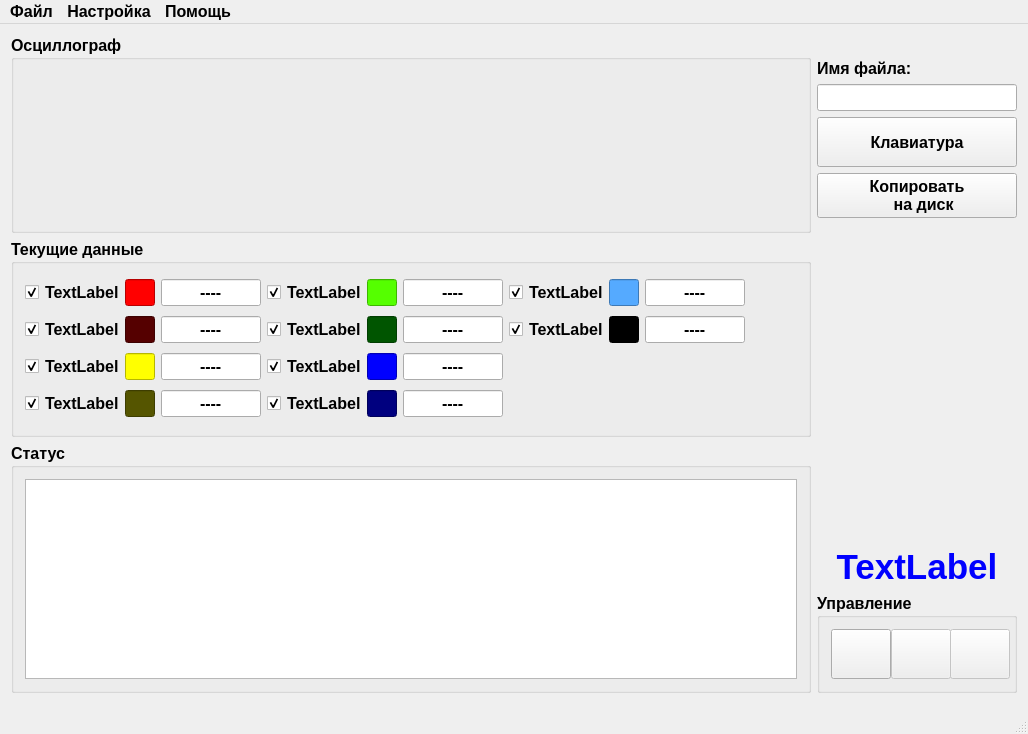
<?xml version="1.0" encoding="UTF-8"?>
<ui version="4.0">
 <class>MainWindow</class>
 <widget class="QMainWindow" name="MainWindow">
  <property name="geometry">
   <rect>
    <x>0</x>
    <y>0</y>
    <width>1028</width>
    <height>734</height>
   </rect>
  </property>
  <property name="sizePolicy">
   <sizepolicy hsizetype="Preferred" vsizetype="Preferred">
    <horstretch>0</horstretch>
    <verstretch>0</verstretch>
   </sizepolicy>
  </property>
  <property name="font">
   <font>
    <family>MS Shell Dlg 2</family>
    <pointsize>12</pointsize>
    <weight>75</weight>
    <bold>true</bold>
   </font>
  </property>
  <property name="windowTitle">
   <string>Дробилка</string>
  </property>
  <widget class="QWidget" name="centralWidget">
   <property name="sizePolicy">
    <sizepolicy hsizetype="Preferred" vsizetype="Preferred">
     <horstretch>0</horstretch>
     <verstretch>0</verstretch>
    </sizepolicy>
   </property>
   <property name="font">
    <font>
     <family>MS Shell Dlg 2</family>
    </font>
   </property>
   <layout class="QHBoxLayout" name="horizontalLayout">
    <item>
     <layout class="QVBoxLayout" name="verticalLayout_2">
      <item>
       <widget class="QGroupBox" name="gb_plot">
        <property name="sizePolicy">
         <sizepolicy hsizetype="Preferred" vsizetype="Preferred">
          <horstretch>0</horstretch>
          <verstretch>0</verstretch>
         </sizepolicy>
        </property>
        <property name="title">
         <string>Осциллограф</string>
        </property>
        <layout class="QGridLayout" name="gridLayout_2"/>
       </widget>
      </item>
      <item>
       <widget class="QGroupBox" name="gb_actualData">
        <property name="title">
         <string>Текущие данные</string>
        </property>
        <layout class="QGridLayout" name="gridLayout_3">
         <item row="3" column="5">
          <widget class="QCheckBox" name="en_ch_8">
           <property name="text">
            <string/>
           </property>
           <property name="checked">
            <bool>true</bool>
           </property>
          </widget>
         </item>
         <item row="2" column="5">
          <widget class="QCheckBox" name="en_ch_7">
           <property name="text">
            <string/>
           </property>
           <property name="checked">
            <bool>true</bool>
           </property>
          </widget>
         </item>
         <item row="1" column="5">
          <widget class="QCheckBox" name="en_ch_6">
           <property name="text">
            <string/>
           </property>
           <property name="checked">
            <bool>true</bool>
           </property>
          </widget>
         </item>
         <item row="3" column="8">
          <widget class="QLineEdit" name="tb_ch8">
           <property name="maximumSize">
            <size>
             <width>100</width>
             <height>16777215</height>
            </size>
           </property>
           <property name="text">
            <string>----</string>
           </property>
           <property name="alignment">
            <set>Qt::AlignCenter</set>
           </property>
           <property name="readOnly">
            <bool>true</bool>
           </property>
          </widget>
         </item>
         <item row="0" column="0">
          <widget class="QCheckBox" name="en_ch_1">
           <property name="minimumSize">
            <size>
             <width>0</width>
             <height>0</height>
            </size>
           </property>
           <property name="styleSheet">
            <string notr="true"/>
           </property>
           <property name="text">
            <string/>
           </property>
           <property name="checked">
            <bool>true</bool>
           </property>
          </widget>
         </item>
         <item row="1" column="1">
          <widget class="QLabel" name="pv_label_2">
           <property name="maximumSize">
            <size>
             <width>200</width>
             <height>16777215</height>
            </size>
           </property>
           <property name="text">
            <string>TextLabel</string>
           </property>
          </widget>
         </item>
         <item row="0" column="5">
          <widget class="QCheckBox" name="en_ch_5">
           <property name="text">
            <string/>
           </property>
           <property name="checked">
            <bool>true</bool>
           </property>
          </widget>
         </item>
         <item row="2" column="0">
          <widget class="QCheckBox" name="en_ch_3">
           <property name="text">
            <string/>
           </property>
           <property name="checked">
            <bool>true</bool>
           </property>
          </widget>
         </item>
         <item row="0" column="8">
          <widget class="QLineEdit" name="tb_ch5">
           <property name="maximumSize">
            <size>
             <width>100</width>
             <height>16777215</height>
            </size>
           </property>
           <property name="text">
            <string>----</string>
           </property>
           <property name="alignment">
            <set>Qt::AlignCenter</set>
           </property>
           <property name="readOnly">
            <bool>true</bool>
           </property>
          </widget>
         </item>
         <item row="2" column="8">
          <widget class="QLineEdit" name="tb_ch7">
           <property name="maximumSize">
            <size>
             <width>100</width>
             <height>16777215</height>
            </size>
           </property>
           <property name="text">
            <string>----</string>
           </property>
           <property name="alignment">
            <set>Qt::AlignCenter</set>
           </property>
           <property name="readOnly">
            <bool>true</bool>
           </property>
          </widget>
         </item>
         <item row="3" column="6">
          <widget class="QLabel" name="pv_label_8">
           <property name="maximumSize">
            <size>
             <width>200</width>
             <height>16777215</height>
            </size>
           </property>
           <property name="text">
            <string>TextLabel</string>
           </property>
          </widget>
         </item>
         <item row="2" column="4">
          <widget class="QLineEdit" name="tb_ch3">
           <property name="maximumSize">
            <size>
             <width>100</width>
             <height>16777215</height>
            </size>
           </property>
           <property name="text">
            <string>----</string>
           </property>
           <property name="alignment">
            <set>Qt::AlignCenter</set>
           </property>
           <property name="readOnly">
            <bool>true</bool>
           </property>
          </widget>
         </item>
         <item row="3" column="4">
          <widget class="QLineEdit" name="tb_ch4">
           <property name="maximumSize">
            <size>
             <width>100</width>
             <height>16777215</height>
            </size>
           </property>
           <property name="text">
            <string>----</string>
           </property>
           <property name="alignment">
            <set>Qt::AlignCenter</set>
           </property>
           <property name="readOnly">
            <bool>true</bool>
           </property>
          </widget>
         </item>
         <item row="1" column="8">
          <widget class="QLineEdit" name="tb_ch6">
           <property name="maximumSize">
            <size>
             <width>100</width>
             <height>16777215</height>
            </size>
           </property>
           <property name="text">
            <string>----</string>
           </property>
           <property name="alignment">
            <set>Qt::AlignCenter</set>
           </property>
           <property name="readOnly">
            <bool>true</bool>
           </property>
          </widget>
         </item>
         <item row="1" column="4">
          <widget class="QLineEdit" name="tb_ch2">
           <property name="minimumSize">
            <size>
             <width>0</width>
             <height>27</height>
            </size>
           </property>
           <property name="maximumSize">
            <size>
             <width>100</width>
             <height>16777215</height>
            </size>
           </property>
           <property name="text">
            <string>----</string>
           </property>
           <property name="alignment">
            <set>Qt::AlignCenter</set>
           </property>
           <property name="readOnly">
            <bool>true</bool>
           </property>
          </widget>
         </item>
         <item row="0" column="4">
          <widget class="QLineEdit" name="tb_ch1">
           <property name="minimumSize">
            <size>
             <width>0</width>
             <height>27</height>
            </size>
           </property>
           <property name="maximumSize">
            <size>
             <width>100</width>
             <height>16777215</height>
            </size>
           </property>
           <property name="text">
            <string>----</string>
           </property>
           <property name="alignment">
            <set>Qt::AlignCenter</set>
           </property>
           <property name="readOnly">
            <bool>true</bool>
           </property>
          </widget>
         </item>
         <item row="2" column="1">
          <widget class="QLabel" name="pv_label_3">
           <property name="maximumSize">
            <size>
             <width>200</width>
             <height>16777215</height>
            </size>
           </property>
           <property name="text">
            <string>TextLabel</string>
           </property>
          </widget>
         </item>
         <item row="1" column="6">
          <widget class="QLabel" name="pv_label_6">
           <property name="maximumSize">
            <size>
             <width>200</width>
             <height>16777215</height>
            </size>
           </property>
           <property name="text">
            <string>TextLabel</string>
           </property>
          </widget>
         </item>
         <item row="1" column="0">
          <widget class="QCheckBox" name="en_ch_2">
           <property name="text">
            <string/>
           </property>
           <property name="checked">
            <bool>true</bool>
           </property>
          </widget>
         </item>
         <item row="3" column="0">
          <widget class="QCheckBox" name="en_ch_4">
           <property name="text">
            <string/>
           </property>
           <property name="checked">
            <bool>true</bool>
           </property>
          </widget>
         </item>
         <item row="2" column="6">
          <widget class="QLabel" name="pv_label_7">
           <property name="maximumSize">
            <size>
             <width>200</width>
             <height>16777215</height>
            </size>
           </property>
           <property name="text">
            <string>TextLabel</string>
           </property>
          </widget>
         </item>
         <item row="3" column="1">
          <widget class="QLabel" name="pv_label_4">
           <property name="maximumSize">
            <size>
             <width>200</width>
             <height>16777215</height>
            </size>
           </property>
           <property name="text">
            <string>TextLabel</string>
           </property>
          </widget>
         </item>
         <item row="0" column="6">
          <widget class="QLabel" name="pv_label_5">
           <property name="maximumSize">
            <size>
             <width>200</width>
             <height>16777215</height>
            </size>
           </property>
           <property name="text">
            <string>TextLabel</string>
           </property>
          </widget>
         </item>
         <item row="0" column="1">
          <widget class="QLabel" name="pv_label_1">
           <property name="maximumSize">
            <size>
             <width>200</width>
             <height>16777215</height>
            </size>
           </property>
           <property name="text">
            <string>TextLabel</string>
           </property>
          </widget>
         </item>
         <item row="1" column="3">
          <widget class="QLineEdit" name="lineEdit_2">
           <property name="maximumSize">
            <size>
             <width>30</width>
             <height>16777215</height>
            </size>
           </property>
           <property name="styleSheet">
            <string notr="true">background-color: rgb(85, 0, 0);</string>
           </property>
          </widget>
         </item>
         <item row="2" column="3">
          <widget class="QLineEdit" name="lineEdit_3">
           <property name="maximumSize">
            <size>
             <width>30</width>
             <height>16777215</height>
            </size>
           </property>
           <property name="styleSheet">
            <string notr="true">background-color: rgb(255, 255, 0);</string>
           </property>
          </widget>
         </item>
         <item row="0" column="3">
          <widget class="QLineEdit" name="lineEdit">
           <property name="minimumSize">
            <size>
             <width>0</width>
             <height>0</height>
            </size>
           </property>
           <property name="maximumSize">
            <size>
             <width>30</width>
             <height>16777215</height>
            </size>
           </property>
           <property name="styleSheet">
            <string notr="true">background-color: rgb(255, 0, 0);</string>
           </property>
          </widget>
         </item>
         <item row="3" column="3">
          <widget class="QLineEdit" name="lineEdit_4">
           <property name="maximumSize">
            <size>
             <width>30</width>
             <height>16777215</height>
            </size>
           </property>
           <property name="styleSheet">
            <string notr="true">background-color: rgb(85, 85, 0);</string>
           </property>
          </widget>
         </item>
         <item row="0" column="7">
          <widget class="QLineEdit" name="lineEdit_5">
           <property name="maximumSize">
            <size>
             <width>30</width>
             <height>16777215</height>
            </size>
           </property>
           <property name="styleSheet">
            <string notr="true">background-color: rgb(85, 255, 0);</string>
           </property>
          </widget>
         </item>
         <item row="1" column="7">
          <widget class="QLineEdit" name="lineEdit_6">
           <property name="maximumSize">
            <size>
             <width>30</width>
             <height>16777215</height>
            </size>
           </property>
           <property name="styleSheet">
            <string notr="true">background-color: rgb(0, 85, 0);</string>
           </property>
          </widget>
         </item>
         <item row="2" column="7">
          <widget class="QLineEdit" name="lineEdit_7">
           <property name="maximumSize">
            <size>
             <width>30</width>
             <height>16777215</height>
            </size>
           </property>
           <property name="styleSheet">
            <string notr="true">background-color: rgb(0, 0, 255);</string>
           </property>
          </widget>
         </item>
         <item row="3" column="7">
          <widget class="QLineEdit" name="lineEdit_8">
           <property name="maximumSize">
            <size>
             <width>30</width>
             <height>16777215</height>
            </size>
           </property>
           <property name="styleSheet">
            <string notr="true">background-color: rgb(0, 0, 127);</string>
           </property>
          </widget>
         </item>
         <item row="0" column="13">
          <widget class="QLabel" name="pv_label_9">
           <property name="text">
            <string>TextLabel</string>
           </property>
          </widget>
         </item>
         <item row="0" column="11">
          <widget class="QCheckBox" name="en_ch_9">
           <property name="text">
            <string/>
           </property>
           <property name="checked">
            <bool>true</bool>
           </property>
          </widget>
         </item>
         <item row="0" column="14">
          <widget class="QLineEdit" name="lineEdit_9">
           <property name="maximumSize">
            <size>
             <width>30</width>
             <height>16777215</height>
            </size>
           </property>
           <property name="styleSheet">
            <string notr="true">background-color: rgb(85, 170, 255);</string>
           </property>
          </widget>
         </item>
         <item row="0" column="16">
          <spacer name="horizontalSpacer_2">
           <property name="orientation">
            <enum>Qt::Horizontal</enum>
           </property>
           <property name="sizeHint" stdset="0">
            <size>
             <width>40</width>
             <height>20</height>
            </size>
           </property>
          </spacer>
         </item>
         <item row="0" column="15">
          <widget class="QLineEdit" name="tb_ch9">
           <property name="maximumSize">
            <size>
             <width>100</width>
             <height>16777215</height>
            </size>
           </property>
           <property name="text">
            <string>----</string>
           </property>
           <property name="alignment">
            <set>Qt::AlignCenter</set>
           </property>
          </widget>
         </item>
         <item row="1" column="11">
          <widget class="QCheckBox" name="en_ch_10">
           <property name="enabled">
            <bool>true</bool>
           </property>
           <property name="text">
            <string/>
           </property>
           <property name="checked">
            <bool>true</bool>
           </property>
          </widget>
         </item>
         <item row="1" column="13">
          <widget class="QLabel" name="pv_label_10">
           <property name="enabled">
            <bool>true</bool>
           </property>
           <property name="text">
            <string>TextLabel</string>
           </property>
          </widget>
         </item>
         <item row="1" column="14">
          <widget class="QLineEdit" name="lineEdit_10">
           <property name="enabled">
            <bool>true</bool>
           </property>
           <property name="maximumSize">
            <size>
             <width>30</width>
             <height>16777215</height>
            </size>
           </property>
           <property name="styleSheet">
            <string notr="true">background-color: rgb(0, 0, 0);</string>
           </property>
          </widget>
         </item>
         <item row="1" column="15">
          <widget class="QLineEdit" name="tb_ch10">
           <property name="enabled">
            <bool>true</bool>
           </property>
           <property name="maximumSize">
            <size>
             <width>100</width>
             <height>16777215</height>
            </size>
           </property>
           <property name="text">
            <string>----</string>
           </property>
           <property name="alignment">
            <set>Qt::AlignCenter</set>
           </property>
          </widget>
         </item>
        </layout>
       </widget>
      </item>
      <item>
       <widget class="QGroupBox" name="groupBox_2">
        <property name="maximumSize">
         <size>
          <width>16777215</width>
          <height>250</height>
         </size>
        </property>
        <property name="styleSheet">
         <string notr="true"/>
        </property>
        <property name="title">
         <string>Статус</string>
        </property>
        <layout class="QVBoxLayout" name="verticalLayout_3">
         <item>
          <widget class="QPlainTextEdit" name="tb_info">
           <property name="minimumSize">
            <size>
             <width>0</width>
             <height>200</height>
            </size>
           </property>
           <property name="maximumSize">
            <size>
             <width>16777215</width>
             <height>16777215</height>
            </size>
           </property>
           <property name="readOnly">
            <bool>true</bool>
           </property>
           <property name="plainText">
            <string/>
           </property>
          </widget>
         </item>
        </layout>
       </widget>
      </item>
     </layout>
    </item>
    <item>
     <layout class="QVBoxLayout" name="verticalLayout">
      <item>
       <widget class="QLabel" name="label_2">
        <property name="sizePolicy">
         <sizepolicy hsizetype="Preferred" vsizetype="Preferred">
          <horstretch>0</horstretch>
          <verstretch>0</verstretch>
         </sizepolicy>
        </property>
        <property name="maximumSize">
         <size>
          <width>200</width>
          <height>200</height>
         </size>
        </property>
        <property name="text">
         <string/>
        </property>
        <property name="pixmap">
         <pixmap resource="../resource.qrc">:/images/crusher.png</pixmap>
        </property>
        <property name="scaledContents">
         <bool>true</bool>
        </property>
        <property name="alignment">
         <set>Qt::AlignCenter</set>
        </property>
       </widget>
      </item>
      <item>
       <widget class="QLabel" name="label">
        <property name="maximumSize">
         <size>
          <width>200</width>
          <height>16777215</height>
         </size>
        </property>
        <property name="text">
         <string>Имя файла:</string>
        </property>
       </widget>
      </item>
      <item>
       <widget class="QLineEdit" name="tb_filename">
        <property name="enabled">
         <bool>true</bool>
        </property>
        <property name="sizePolicy">
         <sizepolicy hsizetype="Minimum" vsizetype="Fixed">
          <horstretch>0</horstretch>
          <verstretch>0</verstretch>
         </sizepolicy>
        </property>
        <property name="maximumSize">
         <size>
          <width>200</width>
          <height>16777215</height>
         </size>
        </property>
        <property name="readOnly">
         <bool>false</bool>
        </property>
       </widget>
      </item>
      <item>
       <widget class="QPushButton" name="bt_keyb">
        <property name="sizePolicy">
         <sizepolicy hsizetype="Preferred" vsizetype="Fixed">
          <horstretch>0</horstretch>
          <verstretch>0</verstretch>
         </sizepolicy>
        </property>
        <property name="minimumSize">
         <size>
          <width>0</width>
          <height>50</height>
         </size>
        </property>
        <property name="maximumSize">
         <size>
          <width>200</width>
          <height>16777215</height>
         </size>
        </property>
        <property name="text">
         <string>Клавиатура</string>
        </property>
       </widget>
      </item>
      <item>
       <widget class="QPushButton" name="bt_savefile">
        <property name="sizePolicy">
         <sizepolicy hsizetype="Preferred" vsizetype="Fixed">
          <horstretch>0</horstretch>
          <verstretch>0</verstretch>
         </sizepolicy>
        </property>
        <property name="maximumSize">
         <size>
          <width>200</width>
          <height>16777215</height>
         </size>
        </property>
        <property name="text">
         <string>Копировать
   на диск</string>
        </property>
        <property name="icon">
         <iconset resource="../resource.qrc">
          <normaloff>:/icons/usb.ico</normaloff>:/icons/usb.ico</iconset>
        </property>
        <property name="iconSize">
         <size>
          <width>48</width>
          <height>48</height>
         </size>
        </property>
       </widget>
      </item>
      <item>
       <spacer name="verticalSpacer">
        <property name="orientation">
         <enum>Qt::Vertical</enum>
        </property>
        <property name="sizeHint" stdset="0">
         <size>
          <width>20</width>
          <height>40</height>
         </size>
        </property>
       </spacer>
      </item>
      <item>
       <widget class="QLabel" name="lb_rectime">
        <property name="maximumSize">
         <size>
          <width>200</width>
          <height>16777215</height>
         </size>
        </property>
        <property name="font">
         <font>
          <pointsize>26</pointsize>
         </font>
        </property>
        <property name="styleSheet">
         <string notr="true">color: rgb(0, 0, 255);</string>
        </property>
        <property name="text">
         <string>TextLabel</string>
        </property>
        <property name="alignment">
         <set>Qt::AlignCenter</set>
        </property>
       </widget>
      </item>
      <item>
       <widget class="QGroupBox" name="groupBox">
        <property name="maximumSize">
         <size>
          <width>200</width>
          <height>16777215</height>
         </size>
        </property>
        <property name="title">
         <string>Управление</string>
        </property>
        <layout class="QHBoxLayout" name="horizontalLayout_2">
         <item>
          <widget class="QPushButton" name="bt_run">
           <property name="sizePolicy">
            <sizepolicy hsizetype="Minimum" vsizetype="Minimum">
             <horstretch>0</horstretch>
             <verstretch>0</verstretch>
            </sizepolicy>
           </property>
           <property name="minimumSize">
            <size>
             <width>60</width>
             <height>50</height>
            </size>
           </property>
           <property name="text">
            <string/>
           </property>
           <property name="icon">
            <iconset resource="../resource.qrc">
             <normaloff>:/icons/play.ico</normaloff>:/icons/play.ico</iconset>
           </property>
           <property name="iconSize">
            <size>
             <width>64</width>
             <height>64</height>
            </size>
           </property>
          </widget>
         </item>
         <item>
          <widget class="QPushButton" name="bt_rec">
           <property name="enabled">
            <bool>false</bool>
           </property>
           <property name="minimumSize">
            <size>
             <width>60</width>
             <height>50</height>
            </size>
           </property>
           <property name="maximumSize">
            <size>
             <width>16777215</width>
             <height>16777215</height>
            </size>
           </property>
           <property name="font">
            <font>
             <pointsize>12</pointsize>
             <weight>75</weight>
             <bold>true</bold>
            </font>
           </property>
           <property name="text">
            <string/>
           </property>
           <property name="icon">
            <iconset resource="../resource.qrc">
             <normaloff>:/icons/record.ico</normaloff>:/icons/record.ico</iconset>
           </property>
           <property name="iconSize">
            <size>
             <width>64</width>
             <height>64</height>
            </size>
           </property>
          </widget>
         </item>
         <item>
          <widget class="QPushButton" name="bt_stop">
           <property name="enabled">
            <bool>false</bool>
           </property>
           <property name="minimumSize">
            <size>
             <width>60</width>
             <height>50</height>
            </size>
           </property>
           <property name="maximumSize">
            <size>
             <width>16777215</width>
             <height>16777215</height>
            </size>
           </property>
           <property name="font">
            <font>
             <pointsize>12</pointsize>
             <weight>75</weight>
             <bold>true</bold>
            </font>
           </property>
           <property name="text">
            <string/>
           </property>
           <property name="icon">
            <iconset resource="../resource.qrc">
             <normaloff>:/icons/stop.ico</normaloff>:/icons/stop.ico</iconset>
           </property>
           <property name="iconSize">
            <size>
             <width>64</width>
             <height>64</height>
            </size>
           </property>
          </widget>
         </item>
        </layout>
       </widget>
      </item>
     </layout>
    </item>
   </layout>
  </widget>
  <widget class="QMenuBar" name="menuBar">
   <property name="geometry">
    <rect>
     <x>0</x>
     <y>0</y>
     <width>1028</width>
     <height>24</height>
    </rect>
   </property>
   <property name="minimumSize">
    <size>
     <width>0</width>
     <height>0</height>
    </size>
   </property>
   <property name="font">
    <font>
     <family>MS Shell Dlg 2</family>
     <pointsize>12</pointsize>
     <weight>75</weight>
     <bold>true</bold>
    </font>
   </property>
   <widget class="QMenu" name="menu">
    <property name="font">
     <font>
      <family>MS Shell Dlg 2</family>
      <pointsize>12</pointsize>
     </font>
    </property>
    <property name="title">
     <string>Файл</string>
    </property>
    <addaction name="actionTeamViewer"/>
    <addaction name="separator"/>
    <addaction name="act_quit"/>
   </widget>
   <widget class="QMenu" name="menu_2">
    <property name="title">
     <string>Настройка</string>
    </property>
    <addaction name="act_koef"/>
   </widget>
   <widget class="QMenu" name="menu_3">
    <property name="title">
     <string>Помощь</string>
    </property>
    <addaction name="act_aboutQt"/>
    <addaction name="act_about"/>
   </widget>
   <addaction name="menu"/>
   <addaction name="menu_2"/>
   <addaction name="menu_3"/>
  </widget>
  <widget class="QStatusBar" name="statusBar">
   <property name="font">
    <font>
     <family>MS Shell Dlg 2</family>
     <pointsize>16</pointsize>
     <weight>50</weight>
     <bold>false</bold>
    </font>
   </property>
   <property name="contextMenuPolicy">
    <enum>Qt::NoContextMenu</enum>
   </property>
   <property name="toolTip">
    <string/>
   </property>
  </widget>
  <action name="act_quit">
   <property name="text">
    <string>Выход</string>
   </property>
   <property name="font">
    <font>
     <family>MS Shell Dlg 2</family>
     <pointsize>12</pointsize>
     <weight>75</weight>
     <bold>true</bold>
    </font>
   </property>
  </action>
  <action name="act_aboutQt">
   <property name="text">
    <string>О Qt Framework</string>
   </property>
   <property name="font">
    <font>
     <pointsize>12</pointsize>
     <weight>75</weight>
     <bold>true</bold>
    </font>
   </property>
  </action>
  <action name="act_about">
   <property name="text">
    <string>О программе</string>
   </property>
   <property name="font">
    <font>
     <pointsize>12</pointsize>
     <weight>75</weight>
     <bold>true</bold>
    </font>
   </property>
  </action>
  <action name="act_koef">
   <property name="text">
    <string>Каналы АЦП</string>
   </property>
   <property name="toolTip">
    <string>Каналы АЦП</string>
   </property>
   <property name="font">
    <font>
     <pointsize>12</pointsize>
     <weight>75</weight>
     <bold>true</bold>
    </font>
   </property>
  </action>
  <action name="actionTeamViewer">
   <property name="text">
    <string>TeamViewer</string>
   </property>
   <property name="font">
    <font>
     <pointsize>12</pointsize>
     <weight>75</weight>
     <bold>true</bold>
    </font>
   </property>
  </action>
 </widget>
 <layoutdefault spacing="6" margin="11"/>
 <resources>
  <include location="../resource.qrc"/>
 </resources>
 <connections>
  <connection>
   <sender>act_quit</sender>
   <signal>triggered()</signal>
   <receiver>MainWindow</receiver>
   <slot>close()</slot>
   <hints>
    <hint type="sourcelabel">
     <x>-1</x>
     <y>-1</y>
    </hint>
    <hint type="destinationlabel">
     <x>360</x>
     <y>315</y>
    </hint>
   </hints>
  </connection>
 </connections>
</ui>
